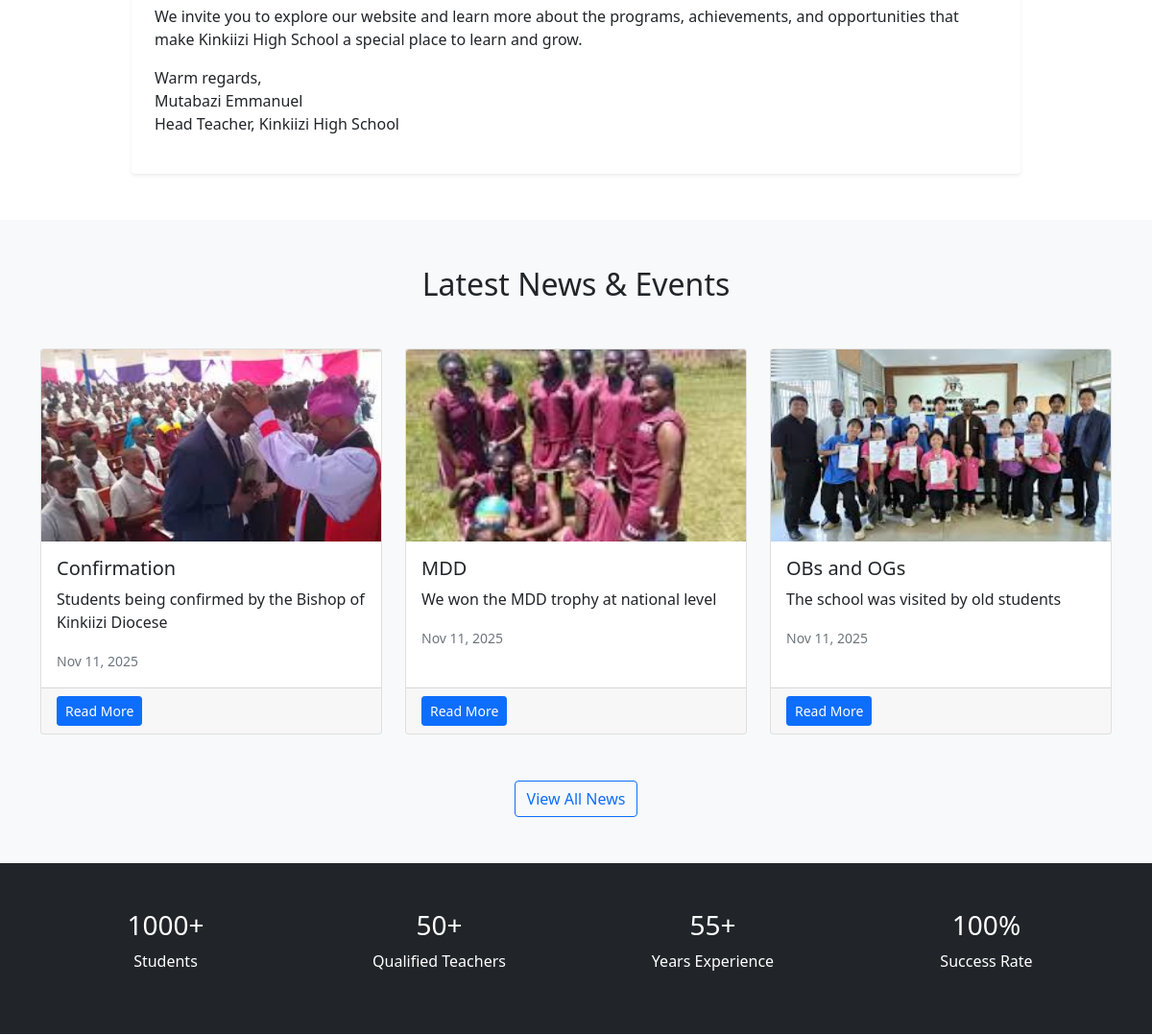
Before: / (middle part) with the older database file.
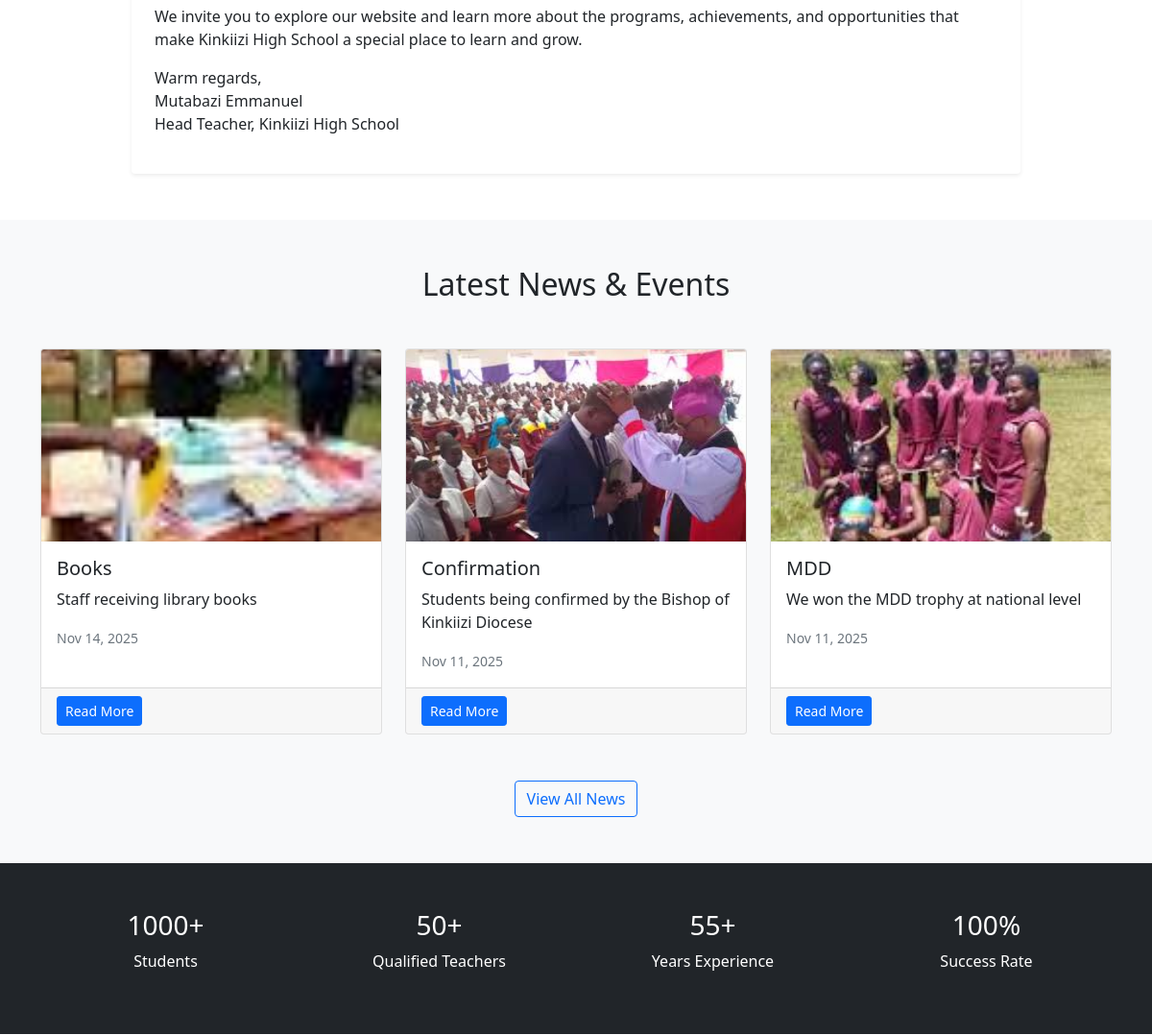
After: the same page with the newer database file.
### apps/news/models.py (models this page shows, shortened)
class News(models.Model):
    title = models.CharField(max_length=200)
    content = models.TextField()
    image = models.ImageField(upload_to='news/', blank=True, null=True)
    created_at = models.DateTimeField(auto_now_add=True)
    updated_at = models.DateTimeField(auto_now=True)
    is_published = models.BooleanField(default=True)
    author = models.ForeignKey(User, on_delete=models.CASCADE)
    class Meta:
        verbose_name_plural = "News"
        ordering = ['-created_at']

### apps/home/views.py (the view)
# urls.py: path('', HomeView.as_view(), name='home'),
class HomeView(TemplateView):
    template_name = 'home/index.html'
    def get_context_data(self, **kwargs):
        context = super().get_context_data(**kwargs)
        context['latest_news'] = News.objects.filter(is_published=True)[:3]
        context['gallery_images'] = GalleryImage.objects.all()[:12]
        context['home_content'] = HomePageContent.objects.first()
        return context

### apps/contact/context_processors.py (called while the page is built)
def site_context(request):
    return {
        'contact_info': ContactInfo.objects.first(),
        'site_settings': SiteSettings.objects.first(),
    }

### templates/home/index.html (shortened to what this page needs)
{% extends "base.html" %}
{% load static %}
{% block content %}
{% if home_content and home_content.principal_message %}
<section class="py-5">
    <div class="container">
        <div class="row">
            <div class="col-lg-10 mx-auto">
                <div class="card shadow-sm border-0">
                    <div class="card-body p-4">
                        <p class="lead mb-0">{{ home_content.principal_message|linebreaks }}</p>
                    </div>
                </div>
            </div>
        </div>
    </div>
</section>
{% endif %}
<section class="bg-light py-5">
    <div class="container">
        <h2 class="text-center mb-5">Latest News & Events</h2>
        <div class="row">
            {% for news in latest_news %}
            <div class="col-md-4 mb-4">
                <div class="card h-100">
                    {% if news.image %}
                    <img src="{{ news.image.url }}" class="card-img-top" alt="{{ news.title }}" style="height: 200px; object-fit: cover;">
                    {% endif %}
                    <div class="card-body">
                        <h5 class="card-title">{{ news.title }}</h5>
                        <p class="card-text">{{ news.content|truncatewords:20 }}</p>
                        <small class="text-muted">{{ news.created_at|date:"M d, Y" }}</small>
                    </div>
                    <div class="card-footer">
                        <a href="{% url 'news_detail' news.id %}" class="btn btn-primary btn-sm">Read More</a>
                    </div>
                </div>
            </div>
            {% empty %}
            <div class="col-12">
                <p class="text-center">No news available at the moment.</p>
            </div>
            {% endfor %}
        </div>
        <div class="text-center mt-4">
            <a href="{% url 'news_list' %}" class="btn btn-outline-primary">View All News</a>
        </div>
    </div>
</section>
<section class="bg-dark text-white py-5">
    <div class="container">
        <div class="row text-center">
            <div class="col-md-3">
                <h3>1000+</h3>
                <p>Students</p>
            </div>
            <div class="col-md-3">
                <h3>50+</h3>
                <p>Qualified Teachers</p>
            </div>
            <div class="col-md-3">
                <h3>55+</h3>
                <p>Years Experience</p>
            </div>
            <div class="col-md-3">
                <h3>100%</h3>
                <p>Success Rate</p>
            </div>
        </div>
    </div>
</section>
{% endblock %}

Changed rows visible on the page:
no longer on this page (row unchanged): News: image (picture), title "OBs and OGs", content "The school was visited by old students", created_at "Nov 11, 2025"
added News: image (picture), title "Books", content "Staff receiving library books", created_at "Nov 14, 2025"
